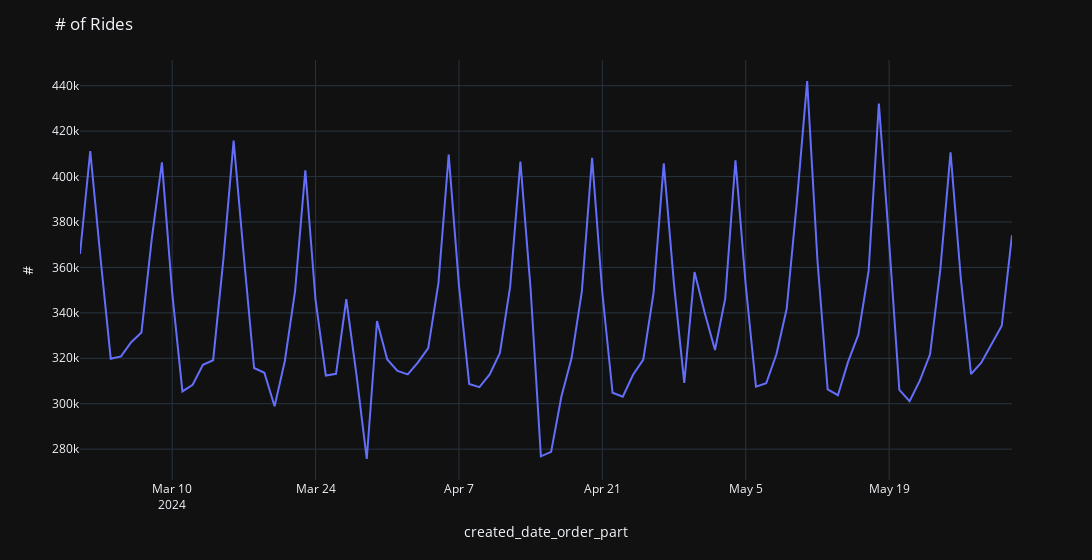

Notebook source saved alongside this figure:
### Code cell
fig = px.line(df_rides.groupby(['created_date_order_part']).count()['#'].reset_index(),
              x='created_date_order_part',
              y='#')
fig.update_layout(width=1200, title_text='# of Rides',
                  showlegend=False)
fig.show()
fig.write_image(path+"/images/fig1.svg")
